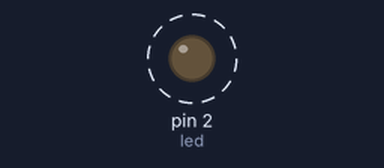
Bench run of a sketch on a simulated Arduino Uno, built with avr-gcc and run on an emulated ATmega328P. On the bench: output pins drawn as LEDs (lit = HIGH). Dashed ring = blinking.

Above: at 0.2 s.
Timing chart, 0 to 3.0 s (numbered marks = the images above):
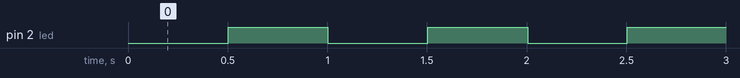

The sketch:

1.8.ino
```cpp
const int led = 2;
unsigned long prevmil;
int ledstate;

void setup() {
  // put your setup code here, to run once:
  pinMode(led, OUTPUT);
}

void loop() {
  // put your main code here, to run repeatedly:
  if(millis() - prevmil > 500){
    ledstate = !ledstate;
    digitalWrite(led, ledstate);
    prevmil = millis();
  }
}
```

Measured:
- by itself, pin 2 (led): alternates HIGH for 0.50 s and LOW for 0.50 s
